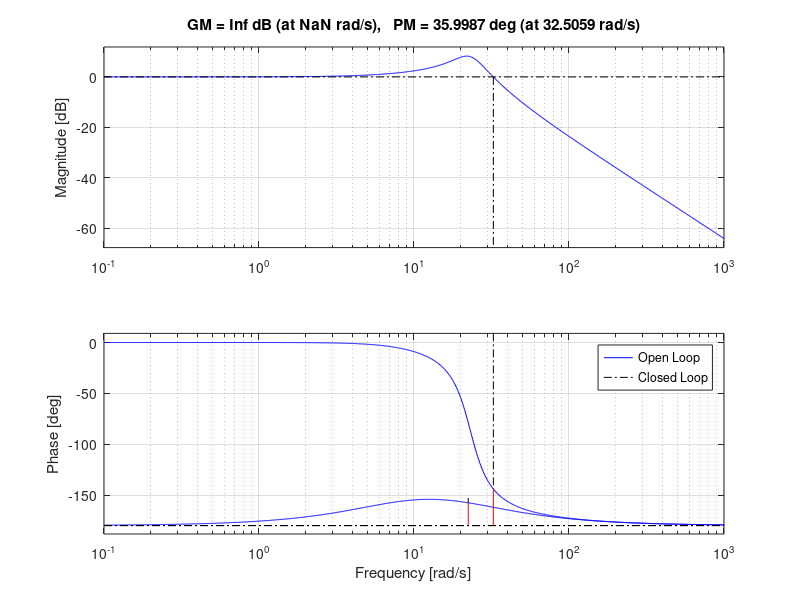
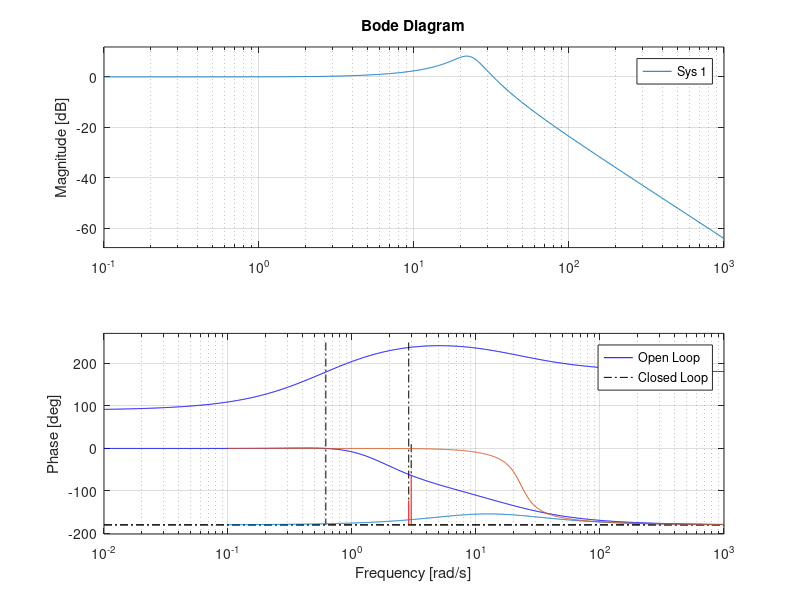

MATLAB code for these plots, in order:
m1 = 0.35;     % Mass of the ball, kg
m2 = 2.0;      % Mass of the beam, kg
ell = 0.5;    % Length of the rod, m
g = 9.8;       % Gravity, m/s**2

sigma = 0.0500;
kp_th = 126.7419;
kd_th = 9.7753;
kp_z = -0.3430;
kd_z = -0.2645;
ki_z = -0.1000;

P = tf([3*ell],[m2*ell^2 + 3*m1*.25,0,0])
C_pd = tf([(kd_th+kp_th*sigma),kp_th],[sigma, 1])
figure(1)
margin(series(P,C_pd))
hold on
margin(P*C_pd/(1+P*C_pd))


% bode(tf([1],[1 0]))
legend('Open Loop','Closed Loop')

Pz = tf([-9.8],[1,0,0])
C_pid = tf([(kd_z+kp_z*sigma),(kp_z+ki_z*sigma),ki_z],[sigma,1,0])
ref = tf([1.2],[1,0,.36])
figure(2)
margin(series(Pz,C_pid))
hold on
margin(Pz*C_pid/(1+Pz*C_pid))
hold on
P = tf([3*ell],[m2*ell^2 + 3*m1*.25,0,0])
C_pd = tf([(kd_th+kp_th*sigma),kp_th],[sigma, 1])
bode(series(P,C_pd))
hold on
bode(P*C_pd/(1+P*C_pd))

% bode(tf([1],[1 0]))
legend('Open Loop','Closed Loop')